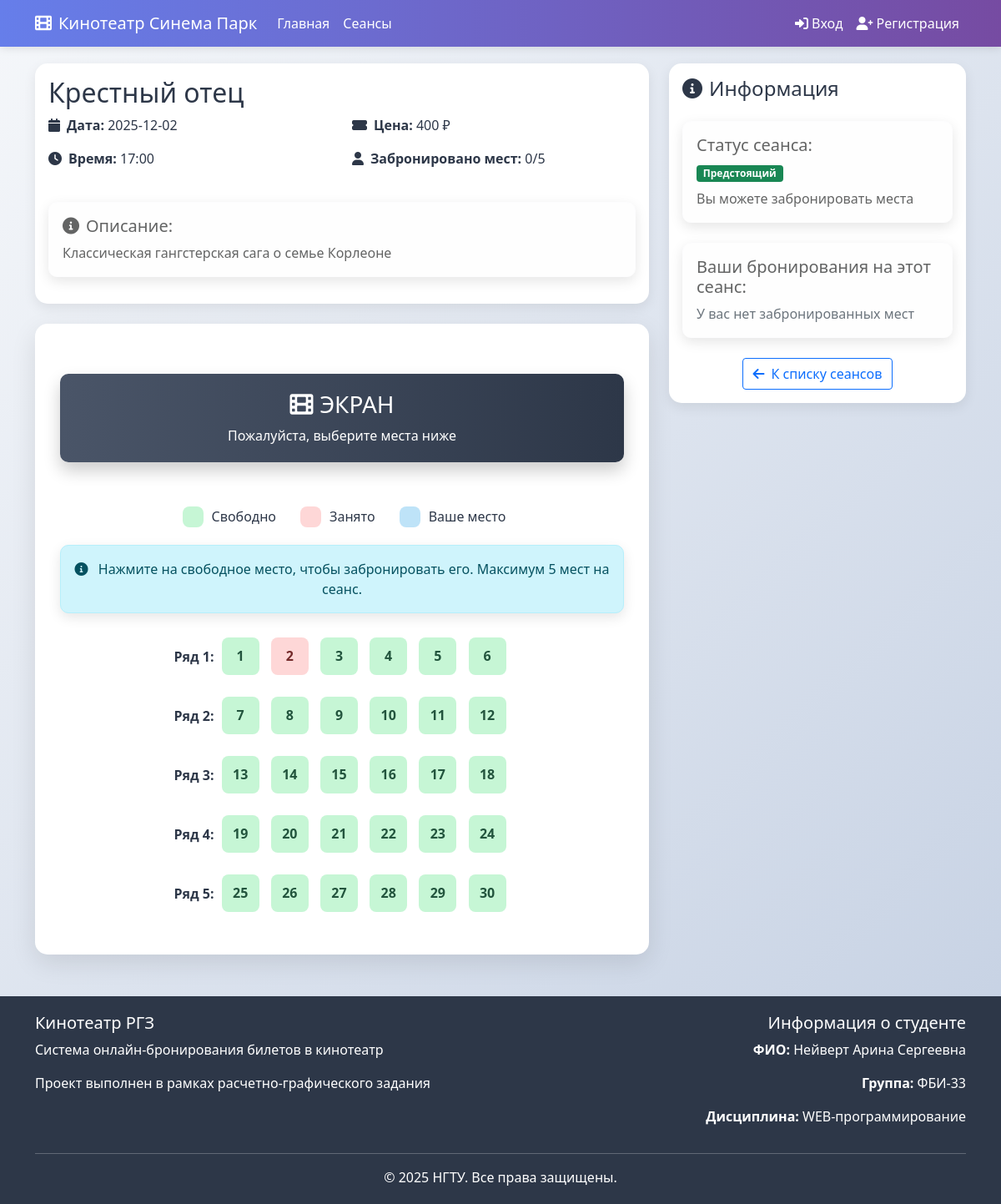
The page /rgz/session/15 (signed in) on the database its author committed.
### tables this page shows
CREATE TABLE movies (
            id INTEGER PRIMARY KEY AUTOINCREMENT,
            title TEXT NOT NULL,
            description TEXT,
            duration_minutes INTEGER,
            created_at TIMESTAMP DEFAULT CURRENT_TIMESTAMP
        );

CREATE TABLE bookings (
            id INTEGER PRIMARY KEY AUTOINCREMENT,
            session_id INTEGER NOT NULL,
            user_id INTEGER NOT NULL,
            seat_number INTEGER NOT NULL CHECK(seat_number >= 1 AND seat_number <= 30),
            booked_at TIMESTAMP DEFAULT CURRENT_TIMESTAMP,
            FOREIGN KEY (session_id) REFERENCES sessions (id) ON DELETE CASCADE,
            FOREIGN KEY (user_id) REFERENCES users (id) ON DELETE CASCADE,
            UNIQUE(session_id, seat_number)
        );

### rgz.py (the view)
@rgz_bp.route('/session/<int:session_id>')
def session_detail(session_id):
    if 'user_id' not in session:
        flash('Для бронирования необходимо войти в систему', 'error')
        return redirect(url_for('rgz.login'))
    conn = get_db_connection()
    session_data = conn.execute('''
        SELECT s.*, m.title as movie_title, m.description as movie_description
        FROM sessions s
        JOIN movies m ON s.movie_id = m.id
        WHERE s.id = ?
    ''', (session_id,)).fetchone()
    if not session_data:
        flash('Сеанс не найден', 'error')
        return redirect(url_for('rgz.sessions'))
    is_past = is_session_in_past(session_data['session_date'], session_data['session_time'])
    bookings = conn.execute('''
        SELECT b.seat_number, u.name as user_name, u.id as user_id
        FROM bookings b
        JOIN users u ON b.user_id = u.id
        WHERE b.session_id = ?
    ''', (session_id,)).fetchall()
    user_bookings_count = conn.execute('''
        SELECT COUNT(*) FROM bookings
        WHERE session_id = ? AND user_id = ?
    ''', (session_id, session['user_id'])).fetchone()[0]
    conn.close()
    can_book_more = user_bookings_count < CINEMA_CONFIG['max_seats_per_user']
    seats = []
    booked_seats_by_user = {}
    for booking in bookings:
        booked_seats_by_user[booking['seat_number']] = {
            'user_name': booking['user_name'],
            'user_id': booking['user_id']
        }
    for seat_num in range(1, CINEMA_CONFIG['total_seats'] + 1):
        status = booked_seats_by_user.get(seat_num)
        seats.append({
            'number': seat_num,
            'row': ((seat_num - 1) // CINEMA_CONFIG['cols']) + 1,
            'col': ((seat_num - 1) % CINEMA_CONFIG['cols']) + 1,
            'booked': status is not None,
            'booked_by_current': status['user_id'] == session['user_id'] if status else False,
            'user_name': status['user_name'] if status else None
        })
    return render_template('rgz/session_detail.html',
                         session=session_data,
                         seats=seats,
                         cinema_config=CINEMA_CONFIG,
                         student_info=STUDENT_INFO,
                         is_past=is_past,
                         user_bookings_count=user_bookings_count,
                         can_book_more=can_book_more)

### rgz.py (called while the page is built)
def get_db_path():
    base_dir = os.path.dirname(os.path.abspath(__file__))
    return os.path.join(base_dir, 'rgz_database.db')

def get_db_connection():
    db_path = get_db_path()
    conn = sqlite3.connect(db_path)
    conn.row_factory = sqlite3.Row
    return conn

def is_session_in_past(session_date_str, session_time_str):
    try:
        session_datetime = datetime.strptime(f'{session_date_str} {session_time_str}', '%Y-%m-%d %H:%M:%S')
        return session_datetime < datetime.now()
    except ValueError:
        try:
            session_datetime = datetime.strptime(f'{session_date_str} {session_time_str}', '%Y-%m-%d %H:%M')
            return session_datetime < datetime.now()
        except ValueError:
            return False

@rgz_bp.before_request
def before_request():
    g.student_info = STUDENT_INFO

### templates/rgz/session_detail.html (shortened to what this page needs)
{% extends "rgz/base.html" %}
{% block content %}
<div class="row">
    <div class="col-lg-8">
        <div class="card mb-4">
            <div class="card-body">
                <h2 class="card-title">{{ session.movie_title }}</h2>
                <div class="row mb-4">
                    <div class="col-md-6">
                        <p><i class="fas fa-calendar me-2"></i><strong>Дата:</strong> {{ session.session_date }}</p>
                        <p><i class="fas fa-clock me-2"></i><strong>Время:</strong> {{ session.session_time[:5] }}</p>
                    </div>
                    <div class="col-md-6">
                        <p><i class="fas fa-ticket-alt me-2"></i><strong>Цена:</strong> {{ session.price }} ₽</p>
                        <p><i class="fas fa-user me-2"></i><strong>Забронировано мест:</strong>
                            <span id="user-bookings-count">{{ user_bookings_count }}</span>/{{ cinema_config.max_seats_per_user }}
                        </p>
                    </div>
                </div>
                {% if session.movie_description %}
                <div class="alert alert-light">
                    <h5><i class="fas fa-info-circle me-2"></i>Описание:</h5>
                    <p class="mb-0">{{ session.movie_description }}</p>
                </div>
                {% endif %}
            </div>
        </div>
        <div class="cinema-layout">
            <div class="screen mb-5">
                <h3><i class="fas fa-film me-2"></i>ЭКРАН</h3>
                <p class="mb-0">Пожалуйста, выберите места ниже</p>
            </div>
            <div class="text-center mb-4">
                <div class="d-flex justify-content-center align-items-center mb-3">
                    <div class="d-flex align-items-center me-4">
                        <div class="seat available legend"></div>
                        <span>Свободно</span>
                    </div>
                    <div class="d-flex align-items-center me-4">
                        <div class="seat booked legend"></div>
                        <span>Занято</span>
                    </div>
                    <div class="d-flex align-items-center">
                        <div class="seat own-booking legend"></div>
                        <span>Ваше место</span>
                    </div>
                </div>
                {% if is_past %}
                <div class="alert alert-warning">
                    <i class="fas fa-exclamation-triangle me-2"></i>
                    Этот сеанс уже прошел. Бронирование недоступно.
                </div>
                {% elif not can_book_more %}
                <div class="alert alert-warning">
                    <i class="fas fa-exclamation-triangle me-2"></i>
                    Вы уже забронировали максимальное количество мест ({{ cinema_config.max_seats_per_user }}) на этот сеанс.
                </div>
                {% else %}
                <div class="alert alert-info">
                    <i class="fas fa-info-circle me-2"></i>
                    Нажмите на свободное место, чтобы забронировать его.
                    Максимум {{ cinema_config.max_seats_per_user }} мест на сеанс.
                </div>
                {% endif %}
            </div>
            <div class="seats-container text-center">
                {% for seat in seats %}
                    {% if seat.col == 1 %}
                        <div class="mb-3">
                            <strong>Ряд {{ seat.row }}:</strong>
                    {% endif %}
                    <div class="seat
                        {% if seat.booked %}
                            {% if seat.booked_by_current %}own-booking{% else %}booked{% endif %}
                        {% else %}
                            available
                        {% endif %}"
                        data-seat="{{ seat.number }}"
                        {% if not is_past and not seat.booked and can_book_more %}
                            onclick="bookSeat({{ session.id }}, {{ seat.number }})"
                        {% elif seat.booked_by_current %}
                            onclick="cancelBooking({{ session.id }}, {{ seat.number }})"
                        {% endif %}
                        title="Место {{ seat.number }}{% if seat.booked %} ({{ seat.user_name }}){% endif %}">
                        {{ seat.number }}
                    </div>
                    {% if seat.col == cinema_config.cols or loop.last %}
                        </div>
                    {% endif %}
                {% endfor %}
            </div>
        </div>
    </div>
    <div class="col-lg-4">
        <div class="card">
            <div class="card-body">
                <h4 class="card-title mb-4"><i class="fas fa-info-circle me-2"></i>Информация</h4>
                <div class="alert alert-light mb-4">
                    <h5>Статус сеанса:</h5>
                    {% if is_past %}
                    <span class="badge bg-warning">Прошедший</span>
                    <p class="mt-2 mb-0">Бронирование мест недоступно</p>
                    {% else %}
                    <span class="badge bg-success">Предстоящий</span>
                    <p class="mt-2 mb-0">Вы можете забронировать места</p>
                    {% endif %}
                </div>
                <div class="alert alert-light">
                    <h5>Ваши бронирования на этот сеанс:</h5>
                    <div id="user-bookings-list">
                        {% if user_bookings_count == 0 %}
                        <p class="mb-0 text-muted">У вас нет забронированных мест</p>
                        {% endif %}
                    </div>
                </div>
                <div class="text-center mt-4">
                    <a href="{{ url_for('rgz.sessions') }}" class="btn btn-outline-primary">
                        <i class="fas fa-arrow-left me-2"></i>К списку сеансов
                    </a>
                </div>
            </div>
        </div>
    </div>
</div>
{% endblock %}

### templates/rgz/base.html (style rules this page uses)
:root { --primary-color: #667eea; --secondary-color: #764ba2; --success-color: #48bb78; --danger-color: #f56565; --warning-color: #ed8936; --dark-color: #2d3748; --light-color: #f7fafc; }
body { font-family: 'Segoe UI', Tahoma, Geneva, Verdana, sans-serif; background: linear-gradient(135deg, #f5f7fa 0%, #c3cfe2 100%); min-height: 100vh; color: var(--dark-color); }
.card { border: none; border-radius: 15px; box-shadow: 0 5px 15px rgba(0, 0, 0, 0.08); transition: transform 0.3s ease; margin-bottom: 20px; }
.seat { width: 45px; height: 45px; margin: 5px; display: inline-flex; align-items: center; justify-content: center; border-radius: 8px; cursor: pointer; transition: all 0.2s ease; font-weight: bold; }
.seat.available { background-color: #c6f6d5; color: #22543d; }
.seat.booked { background-color: #fed7d7; color: #742a2a; cursor: not-allowed; }
.seat.own-booking { background-color: #bee3f8; color: #2c5282; }
.alert { border-radius: 10px; box-shadow: 0 5px 15px rgba(0, 0, 0, 0.1); animation: slideIn 0.3s ease; }
.screen { background: linear-gradient(90deg, #4a5568 0%, #2d3748 100%); color: white; text-align: center; padding: 20px; margin: 30px 0; border-radius: 10px; box-shadow: 0 10px 20px rgba(0, 0, 0, 0.2); }
.cinema-layout { background: white; padding: 30px; border-radius: 15px; box-shadow: 0 10px 30px rgba(0, 0, 0, 0.1); }

### templates/rgz/session_detail.html (style rules this page uses)
.seat.legend { width: 25px; height: 25px; margin-right: 10px; }

### rows shown on the page
movies: movie_title "Крестный отец", movie_description "Классическая гангстерская сага о семье Корлеоне"
bookings: number "2"

### other values the page prints
{{ session.session_date }} "2025-12-02"
{{ session.session_time[:5] }} "17:00"
{{ session.price }} "400"
{{ user_bookings_count }} "0"
{{ cinema_config.max_seats_per_user }} "5"
{{ seat.row }} "1" "2" "3" "4" "5"
{{ seat.number }} "1" "3" "4" "5" "6" "7" "8" "9" "10" "11" "12" "13" "14" "15" "16" "17" "18" "19" "20" "21" "22" "23" "24" "25" "26" "27" "28" "29" "30"
{{ student_info.fio }} "Нейверт Арина Сергеевна"
{{ student_info.group }} "ФБИ-33"
